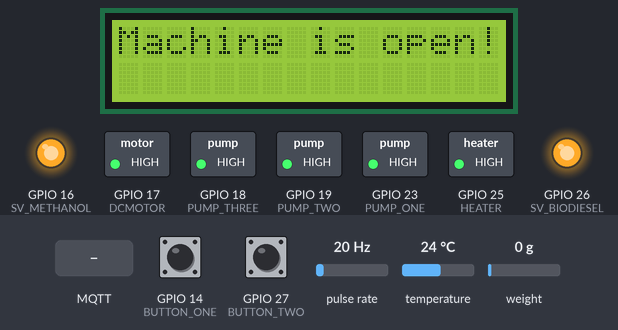
Bench run of a sketch on a simulated ESP32. Shown: 16×2 character LCD, switched loads named in the sketch (green lamp = pin HIGH), output pins drawn as LEDs (lit = HIGH). Wiring (inferred from the names in the program): pulse sensor: data GPIO 34. Inputs (shaded band) come from the test bench; at power-on: temperature 24 °C, GPIO 14 (BUTTON_ONE) HIGH, GPIO 27 (BUTTON_TWO) HIGH, pulse rate 20 Hz, weight on the scale 0 g. WiFi joins after 1.5 s; servers stay silent unless stated; no MQTT or app messages arrive unless stated; what the sketch prints to the serial monitor is not drawn.

Above: at 3.3 s.
3.4 s: MQTT message "true" arrives on the first subscribed topic
At 4.0 s:
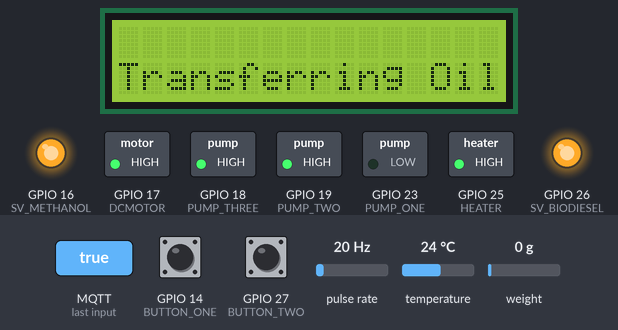
9.5 s: temperature set to 28 °C
At 9.5 s:
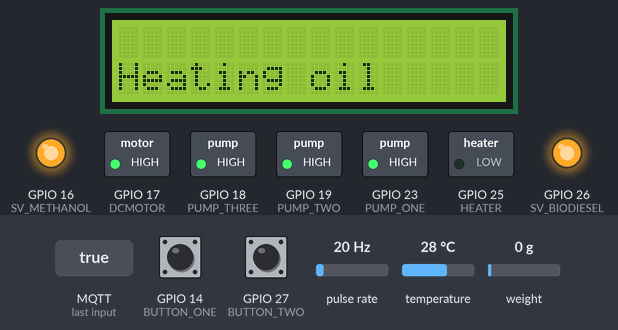
At 16.6 s:
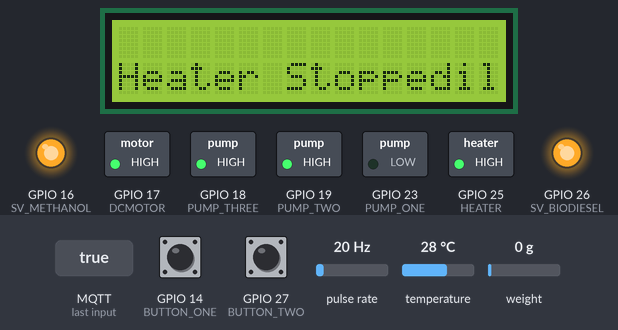
Timing chart, 0 to 47.7 s (numbered marks = the images above; inputs shaded):
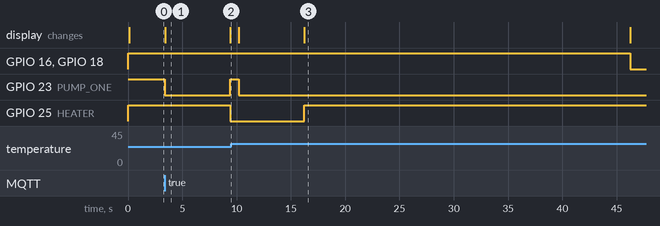

Measured:
- after the input at 3.4 s, GPIO 23 (PUMP_ONE): HIGH → LOW at once, → HIGH 6.0 s later; GPIO 25 (HEATER): HIGH → LOW after 6.0 s; the display: changes at once (image 1)
- after the input at 9.5 s, GPIO 16 (SV_METHANOL), GPIO 18 (PUMP_THREE): HIGH → LOW after 36.7 s; GPIO 25 (HEATER): LOW → HIGH after 6.7 s; the display: first differs from a run without the input after 6.7 s (image 3)
- what the display in image 1 shows lasts 6.0 s, from 3.4 s to 9.4 s

The sketch:

esp32.ino
```cpp
#include <WiFi.h>
#include <PubSubClient.h>
#include <Wire.h>
#include <LiquidCrystal_I2C.h>
#include <OneWire.h>
#include <DallasTemperature.h>
#include <HX711_ADC.h>

#define WIFI_SSID "PLDTHOMEFIBR7Fx93"
#define WIFI_PASSWORD "@ApolinarioFamily29"

#define MQTT_BROKER "broker.emqx.io"
#define MQTT_PORT 1883
#define MQTT_USERNAME "bscs4a"
#define MQTT_PASSWORD "123"


#define TOPIC_START "recycoil/buttonStart"
#define TOPIC_TEMP "recycoil/temperature"
#define TOPIC_FLOW "recycoil/flowRate"
#define TOPIC_LITERS "recycoil/liters"
#define TOPIC_STATUS "recycoil/status"
#define TOPIC_BIODIESEL "recycoil/biodiesel"
#define TOPIC_CARBONFOOTPRINT "recycoil/carbonFootprint"
#define TOPIC_ENERGYCONSUMPTION "recycoil/energyConsumption"


#define PUMP_ONE 23
#define PUMP_TWO 19
#define PUMP_THREE 18
#define HEATER 25
#define DCMOTOR 17
#define SV_METHANOL 16
#define SV_BIODIESEL 26


// Buttons
#define BUTTON_ONE 14 //changed from 14
#define BUTTON_TWO 27

// Flow Sensor
#define FLOW_SENSOR_PIN 34  //changed from 13

// DS18B20 OneWire
#define ONE_WIRE_BUS 32

// Flow Sensor Variables
volatile int pulseCount = 0;
float flowRate;
const float pulsesPerLiter = 5880.0;
float totalLiters = 0;
unsigned long lastSensorUpdate = 0;


// Load Cell Pins
#define LOADCELL_DT 33  // Data pin (DOUT)
#define LOADCELL_SCK 4 // Clock pin (SCK)

// Create HX711 object
HX711_ADC loadCell(LOADCELL_DT, LOADCELL_SCK);

// Load Cell Variables
float weight = 0.0;
const float CALIBRATION_FACTOR = 2280.0; // Adjust based on calibration

OneWire oneWire(ONE_WIRE_BUS);
DallasTemperature sensors(&oneWire);
LiquidCrystal_I2C lcd(0x27, 16, 2);

WiFiClient espClient;
PubSubClient client(espClient);

// Interrupt Service Routine for Flow Sensor
void IRAM_ATTR flowISR() {
    pulseCount++;
}

// Machine State
bool machineRunning = false;
bool heaterRunning = false;
bool heaterStoppedByTemp = false;
bool solenoidActive = false;

float targetTemp = 28.0;
float currentTemp = 0.0;


bool runMotor = false;
bool lastStep = false;
bool finished = false;

// WiFi Connection
void connectWiFi() {
    Serial.print("Connecting to WiFi...");
    WiFi.begin(WIFI_SSID, WIFI_PASSWORD);
    while (WiFi.status() != WL_CONNECTED) {
        delay(1000);
        Serial.print(".");
    }
    Serial.println("\nWiFi Connected!");
}

// MQTT Callback
void callback(char* topic, byte* payload, unsigned int length) {
    String message;
    for (int i = 0; i < length; i++) {
        message += (char)payload[i];
    }
    Serial.print("Message received on topic: ");
    Serial.println(topic);
    Serial.print("Message: ");
    Serial.println(message);

    if (String(topic) == TOPIC_START && message == "true") {
        machineRunning = true;
    }


}

// Connect to MQTT Broker
void connectMQTT() {
    while (!client.connected()) {
        Serial.print("Connecting to MQTT...");
        if (client.connect("ESP32_Client", MQTT_USERNAME, MQTT_PASSWORD)) {
            Serial.println("Connected!");
            client.subscribe(TOPIC_START);
        } else {
            Serial.print("Failed (");
            Serial.print(client.state());
            Serial.println("), retrying...");
            delay(2000);
        }
    }
}

void setup() {
    Serial.begin(115200);

    pinMode(PUMP_ONE, OUTPUT);
    pinMode(PUMP_TWO, OUTPUT);
    pinMode(PUMP_THREE, OUTPUT);
    pinMode(HEATER, OUTPUT);
    pinMode(DCMOTOR, OUTPUT);
    pinMode(SV_METHANOL, OUTPUT);
    pinMode(SV_BIODIESEL, OUTPUT);

    // Set all relays OFF (HIGH if active LOW)
    digitalWrite(PUMP_ONE, HIGH);
    digitalWrite(PUMP_TWO, HIGH);
    digitalWrite(PUMP_THREE, HIGH);
    digitalWrite(HEATER, HIGH);
    digitalWrite(DCMOTOR, HIGH);
    digitalWrite(SV_METHANOL, HIGH);
    digitalWrite(SV_BIODIESEL, HIGH);

    pinMode(BUTTON_ONE, INPUT_PULLUP);
    pinMode(BUTTON_TWO, INPUT_PULLUP);
    pinMode(FLOW_SENSOR_PIN, INPUT);

    attachInterrupt(FLOW_SENSOR_PIN, flowISR, RISING);

    lcd.init();
    lcd.backlight();
    lcd.setCursor(0, 0);
    lcd.print("Machine is open!");
    sensors.begin();

    connectWiFi();
    client.setServer(MQTT_BROKER, MQTT_PORT);
    client.setCallback(callback);
    connectMQTT();
}


void updateSensors() {
    unsigned long currentMillis = millis();
    if (currentMillis - lastSensorUpdate >= 2000) {
        lastSensorUpdate = currentMillis;

        // Read Temperature
        sensors.requestTemperatures();
        currentTemp = sensors.getTempCByIndex(0);
        client.publish(TOPIC_TEMP, String(currentTemp, 2).c_str());
        Serial.print("Temperature: ");
        Serial.print(currentTemp);
        Serial.println(" °C");

        // Read Flow Rate
        noInterrupts();
        float pulses = pulseCount;
        pulseCount = 0;
        interrupts();

        flowRate = (pulses / pulsesPerLiter) * 60.0;
        totalLiters += (pulses / pulsesPerLiter);
        client.publish(TOPIC_FLOW, String(flowRate, 2).c_str());
        client.publish(TOPIC_LITERS, String(totalLiters, 2).c_str());

        // Read Load Cell (Weight)
        loadCell.update();
        weight = loadCell.getData();
        Serial.print("Weight: ");
        Serial.print(weight, 2);
        Serial.println(" g");

        client.publish("recycoil/weight", String(weight, 2).c_str());  // Publish weight to MQTT
    }
}


void runMachine() {
    unsigned long startTime = millis();  // Record start time
    lcd.clear();


   //step 1
    if (digitalRead(PUMP_ONE) == HIGH) {
        digitalWrite(PUMP_ONE, LOW);
        lcd.setCursor(0, 1);
        lcd.print("Transferring Oil");
        delay(6000);
    }

  //step 2
    if (flowRate < 2.00 && !heaterRunning && !heaterStoppedByTemp) {
        heaterRunning = true;

        if (heaterRunning) {
           digitalWrite(PUMP_ONE, HIGH); //off the pump one
           digitalWrite(HEATER, LOW);  //turn on the heater

        }
        lcd.clear();
        lcd.setCursor(0, 1);
        lcd.print("Heating oil");
    }


   //step 3
    if (heaterRunning && currentTemp >= targetTemp) {
        lcd.setCursor(0, 1);
        lcd.print("Heater Stopped");
        digitalWrite(HEATER, HIGH);
        heaterRunning = false;
        heaterStoppedByTemp = true;
        delay(30000); //after 30 seconds
        solenoidActive = true;
    }

   //step 4
    if (solenoidActive && heaterStoppedByTemp) {
        lcd.setCursor(0, 1);
        lcd.print("Pouring methanol");
        digitalWrite(SV_METHANOL, LOW); //turn on
        digitalWrite(PUMP_THREE, LOW); //turn on

        delay(30000); //after 300000 ms
        digitalWrite(SV_METHANOL, HIGH);
        digitalWrite(PUMP_THREE, HIGH);
        solenoidActive = false;
        delay(10000); //delay 10 seconds for the next step
        runMotor = true;
    }

    if(!solenoidActive && runMotor) {
       digitalWrite(DCMOTOR, LOW);
       lcd.setCursor(0, 1);
       lcd.print("Mixing oil");
       delay(20000);
       digitalWrite(DCMOTOR, HIGH);
       lcd.setCursor(0, 1);
       lcd.print("Mixing Done");
       runMotor = false;
       delay(3000);
       lastStep = true;
    }


    if(!runMotor && lastStep) {
        digitalWrite(SV_BIODIESEL, LOW);
        digitalWrite(PUMP_TWO, LOW);
        delay(15000);
        digitalWrite(SV_BIODIESEL, HIGH);
        digitalWrite(PUMP_TWO, HIGH);
        machineRunning = false;
        finished = true;
    }

   if(!machineRunning && finished) {
      //stop all the components
      digitalWrite(PUMP_ONE, HIGH);
      digitalWrite(PUMP_TWO, HIGH);
      digitalWrite(PUMP_THREE, HIGH);
      digitalWrite(HEATER, HIGH);
      digitalWrite(DCMOTOR, HIGH);
      digitalWrite(SV_METHANOL, HIGH);
      digitalWrite(SV_BIODIESEL, HIGH);

      unsigned long endTime = millis();
      unsigned long producingTime = (endTime - startTime) / 1000;  // Convert to seconds

      // Convert producingTime (unsigned long) to a string
     char producingTimeStr[10];
     sprintf(producingTimeStr, "%lu", producingTime);
     client.publish("recycoil/producingTime", producingTimeStr);
     client.publish("recycoil/status", "SUCCESSFUL");

     //calculate the saved Co2
     float carbonfootprint = flowRate * 2.7 * 0.8; //CO₂ Saved = Liters of Biodiesel Produced × CO₂ Emission Factor of Diesel × Emission Reduction Factor
     // Convert carbonfootprint (float) to a string
    char carbonfootprintStr[10];
    dtostrf(carbonfootprint, 6, 2, carbonfootprintStr);
    client.publish(TOPIC_CARBONFOOTPRINT, carbonfootprintStr);

     Serial.println("STATUS successful");
     Serial.print("Producing Time:");
     Serial.println(producingTime);

   }
}


bool buttonPressed(int pin) {
    if (digitalRead(pin) == LOW) {
        delay(200); // Debounce
        return digitalRead(pin) == LOW;
    }
    return false;
}

void loop() {
    client.loop();
    updateSensors();

    if (buttonPressed(BUTTON_ONE)) {
        machineRunning = true;
    }

    if (buttonPressed(BUTTON_TWO)) {
        machineRunning = false;
    }

    if (machineRunning) {
        runMachine();
    }
}
```
